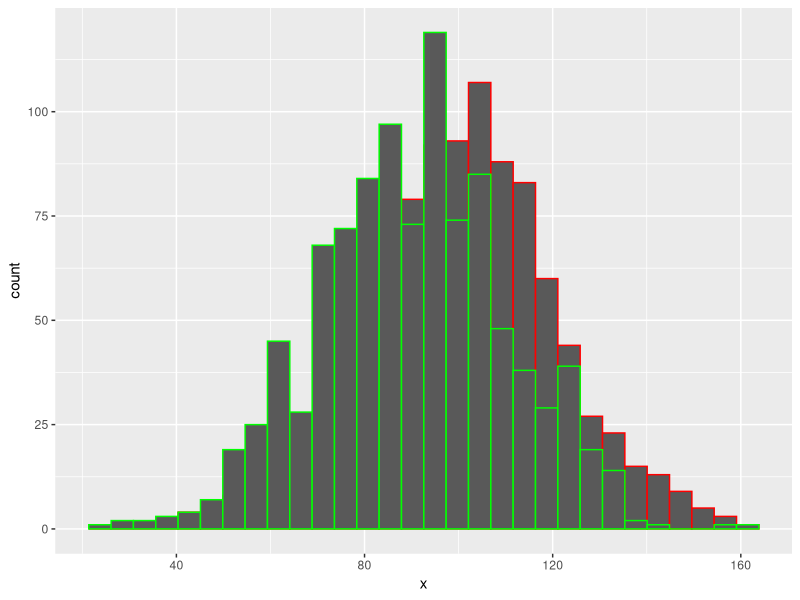

This chart was generated by the following R code:
## ---- chunk 1
#load packages
library(knitr)
library(ggplot2)
library(tidyr)
## ---- chunk 2
x <- rnorm(1000, 100, 20)
y <- rnorm(1000, 90, 20)
dat <- data.frame(x, y)
## ---- chunk 3
dat
## ---- chunk 4
ggplot(dat) +
  geom_histogram(aes(x = x), color = "red", position = "identity") + 
  geom_histogram(aes(x = y), color = "green", position = "identity")
## ---- chunk 5
dat_long <- data.frame(group = c(rep("x", 1000), rep("y", 1000)), 
                       val = c(x, y))
## ---- chunk 6
dat_long
